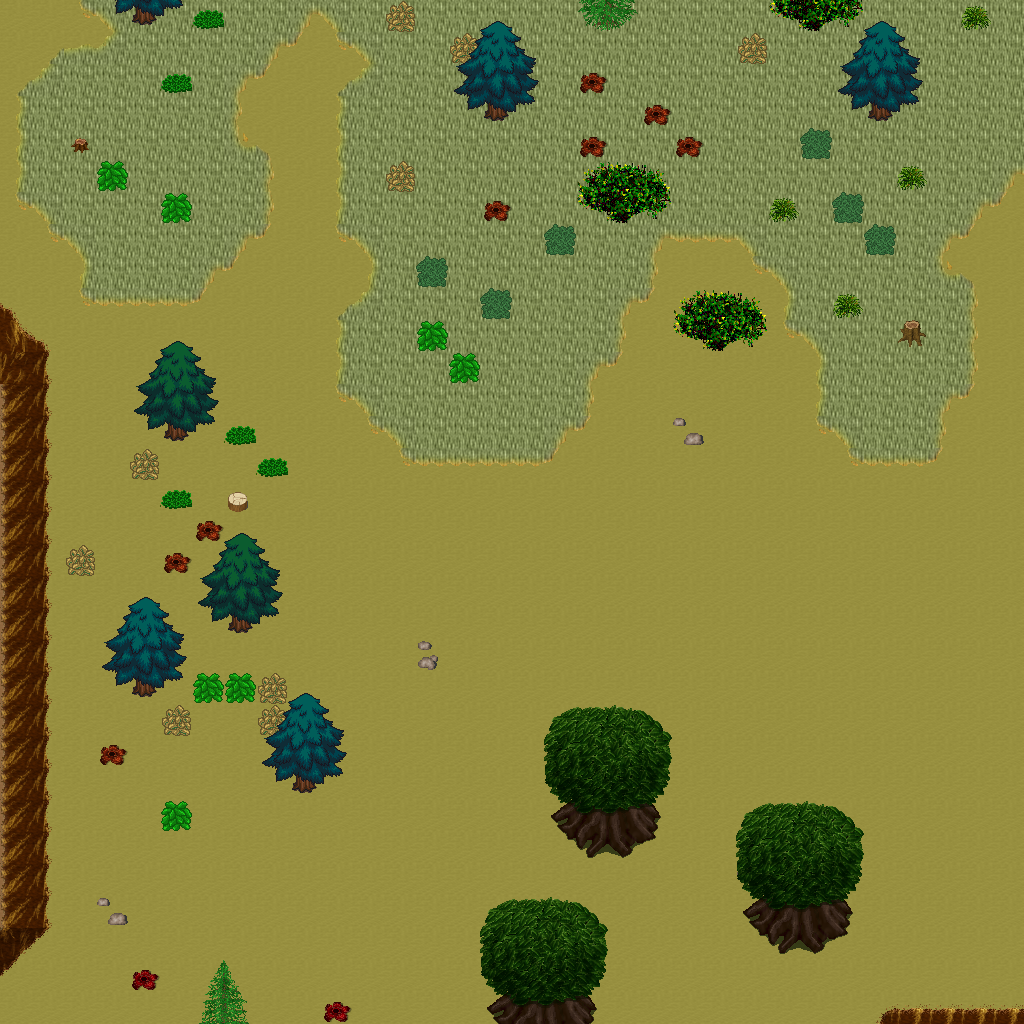

A level layout from a 2D game, rendered from its tile map. Below: a short description, then the map file with tile-grid data replaced by summaries:
An orthogonal 32x32 tile map with 32x32 px tiles, 5 tile layers (Ground, Objects, Objects2, Above, ...), 1 hidden layer not drawn, 20 tilesets.

<map version="1.10" tiledversion="1.11.0" orientation="orthogonal" renderorder="right-down" width="32" height="32" tilewidth="32" tileheight="32" infinite="0" nextlayerid="11" nextobjectid="1">
 <tileset firstgid="1" name="ground_ground" tilewidth="32" tileheight="32" tilecount="33" columns="3">
  <image source="../drawable/ground_ground.png" width="96" height="352" />
 </tileset>
 <tileset firstgid="34" name="ground_ridge_earth_dark" tilewidth="32" tileheight="32" tilecount="96" columns="12">
  <image source="../drawable/ground_ridge_earth_dark.png" width="384" height="256" />
 </tileset>
 <tileset firstgid="130" name="ground_earth_edges" tilewidth="32" tileheight="32" tilecount="18" columns="6">
  <image source="../drawable/ground_earth_edges.png" width="192" height="96" />
 </tileset>
 <tileset firstgid="148" name="ground_rock_pebbles" tilewidth="32" tileheight="32" tilecount="3" columns="1">
  <image source="../drawable/ground_rock_pebbles.png" width="32" height="96" />
 </tileset>
 <tileset firstgid="151" name="item_statue_grey_stone" tilewidth="32" tileheight="32" tilecount="4" columns="2">
  <image source="../drawable/item_statue_grey_stone.png" width="64" height="64" />
 </tileset>
 <tileset firstgid="155" name="ground_square_patch" tilewidth="32" tileheight="32" tilecount="9" columns="3">
  <image source="../drawable/ground_square_patch.png" width="96" height="96" />
 </tileset>
 <tileset firstgid="164" name="ground_eye" tilewidth="32" tileheight="32" tilecount="9" columns="3">
  <image source="../drawable/ground_eye.png" width="96" height="96" />
 </tileset>
 <tileset firstgid="173" name="item_corpse_huge_animal" tilewidth="32" tileheight="32" tilecount="16" columns="2">
  <image source="../drawable/item_corpse_huge_animal.png" width="64" height="256" />
 </tileset>
 <tileset firstgid="189" name="logic_creature_orc" tilewidth="32" tileheight="32" tilecount="6" columns="6">
  <image source="../drawable/logic_creature_orc.png" width="192" height="32" />
 </tileset>
 <tileset firstgid="195" name="logic_collision" tilewidth="32" tileheight="32" tilecount="1" columns="1">
  <image source="../drawable/logic_collision.png" width="32" height="32" />
 </tileset>
 <tileset firstgid="196" name="plant_tree_spruce" tilewidth="32" tileheight="32" tilecount="6" columns="2">
  <image source="../drawable/plant_tree_spruce.png" width="64" height="96" />
 </tileset>
 <tileset firstgid="202" name="plant_tree_evergreen" tilewidth="32" tileheight="32" tilecount="36" columns="3">
  <image source="../drawable/plant_tree_evergreen.png" width="96" height="384" />
 </tileset>
 <tileset firstgid="238" name="plant_bush_bushes" tilewidth="32" tileheight="32" tilecount="10" columns="5">
  <image source="../drawable/plant_bush_bushes.png" width="160" height="64" />
 </tileset>
 <tileset firstgid="248" name="plant_bush_bush_mult_colored" tilewidth="32" tileheight="32" tilecount="6" columns="3">
  <image source="../drawable/plant_bush_bush_mult_colored.png" width="96" height="64" />
 </tileset>
 <tileset firstgid="254" name="plant_stump_small_stump" tilewidth="32" tileheight="32" tilecount="4" columns="2">
  <image source="../drawable/plant_stump_small_stump.png" width="64" height="64" />
 </tileset>
 <tileset firstgid="258" name="plant_bush_large_green" tilewidth="32" tileheight="32" tilecount="9" columns="3">
  <image source="../drawable/plant_bush_large_green.png" width="96" height="96" />
 </tileset>
 <tileset firstgid="267" name="plant_tree_tree_darkgreen" tilewidth="32" tileheight="32" tilecount="88" columns="8">
  <image source="../drawable/plant_tree_tree_darkgreen.png" width="256" height="352" />
 </tileset>
 <tileset firstgid="355" name="ground_dry_grass" tilewidth="32" tileheight="32" tilecount="54" columns="9">
  <image source="../drawable/ground_dry_grass.png" width="288" height="192" />
 </tileset>
 <tileset firstgid="409" name="logic_creature_animal" tilewidth="32" tileheight="32" tilecount="32" columns="8">
  <image source="../drawable/logic_creature_animal.png" width="256" height="128" />
 </tileset>
 <tileset firstgid="441" name="logic_creature_mutant" tilewidth="32" tileheight="32" tilecount="7" columns="7">
  <image source="../drawable/logic_creature_mutant.png" width="224" height="32" />
 </tileset>
 <layer id="1" name="Ground" width="32" height="32">
  <data>[1024 cells, 1024 non-empty, 3 distinct tile ids]</data>
 </layer>
 <layer id="2" name="Objects" width="32" height="32">
  <data>[1024 cells, 225 non-empty, 47 distinct tile ids]</data>
 </layer>
 <layer id="3" name="Objects2" width="32" height="32">
  <data>[1024 cells, 1 non-empty, 1 distinct tile ids]</data>
 </layer>
 <layer id="4" name="Above" width="32" height="32">
  <data>[1024 cells, 110 non-empty, 40 distinct tile ids]</data>
 </layer>
 <layer id="5" name="Above2" width="32" height="32">
  <data>[1024 cells, 0 non-empty, 0 distinct tile ids]</data>
 </layer>
 <layer id="6" name="Walkable" width="32" height="32" visible="0">
  <data>[1024 cells, 107 non-empty, 1 distinct tile ids]</data>
 </layer>
 <objectgroup id="7" name="Mapevents" />
 <objectgroup id="8" name="Spawn" />
 <objectgroup id="9" name="Keys" />
 <objectgroup id="10" name="Replace" />
</map>
